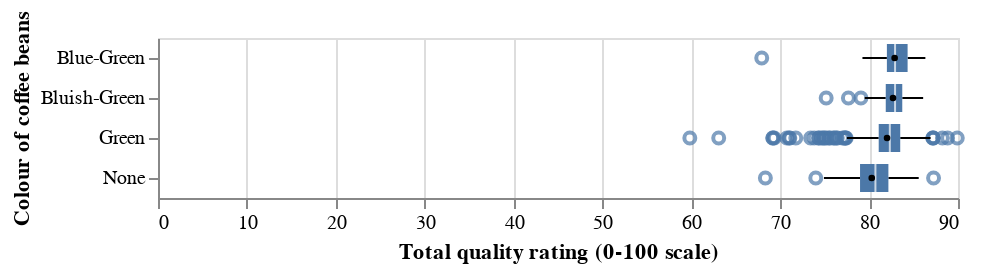

This figure's notebook cell:
### Markdown cell above
In the above correlation matrix, one can see that `Moisture` has the highest absolute correlation with `Total_Cup_Points`. The second highest correlation is with `Quakers`. All features except `Quakers` feature have a negative correlation with the target variable. `altitude_mean_meters` feature seems to have a weak correlation to the target although this feature will later on prove to still be useful in classification modelling. Feature importances will be explored during our modelling process to see if they match these results from EDA.

### Code cell
# ---- Box plot of Total_Cup_Points and Color ----
coffee_color_boxplot = alt.Chart(data).mark_boxplot().encode(
    x = alt.X('Total_Cup_Points', title = "Total quality rating (0-100 scale)"),
    y = alt.Y('Color', title = "Colour of coffee beans"))
coffee_color_boxplot_mean = coffee_color_boxplot + coffee_color_boxplot.mark_circle(fill='black',size=11).encode(x='mean(Total_Cup_Points)')
coffee_color_boxplot_mean

### Figure 1 — Vega-Lite specification as saved in the notebook (floating-point values rounded to 4 significant figures; data arrays with more than 128 entries replaced by an {"elided": "..."} marker saying what was removed)
{"config": {"view": {"continuousWidth": 400, "continuousHeight": 300}}, "layer": [{"mark": "boxplot", "encoding": {"x": {"field": "Total_Cup_Points", "title": "Total quality rating (0-100 scale)", "type": "quantitative"}, "y": {"field": "Color", "title": "Colour of coffee beans", "type": "nominal"}}}, {"mark": {"type": "circle", "fill": "black", "size": 11}, "encoding": {"x": {"aggregate": "mean", "field": "Total_Cup_Points", "type": "quantitative"}, "y": {"field": "Color", "title": "Colour of coffee beans", "type": "nominal"}}}], "data": {"name": "data-987416553dd4dcd968a8c368dd84ce50"}, "$schema": "https://vega.github.io/schema/vega-lite/v4.17.0.json", "datasets": {"data-987416553dd4dcd968a8c368dd84ce50": {"elided": "894 records"}}}
